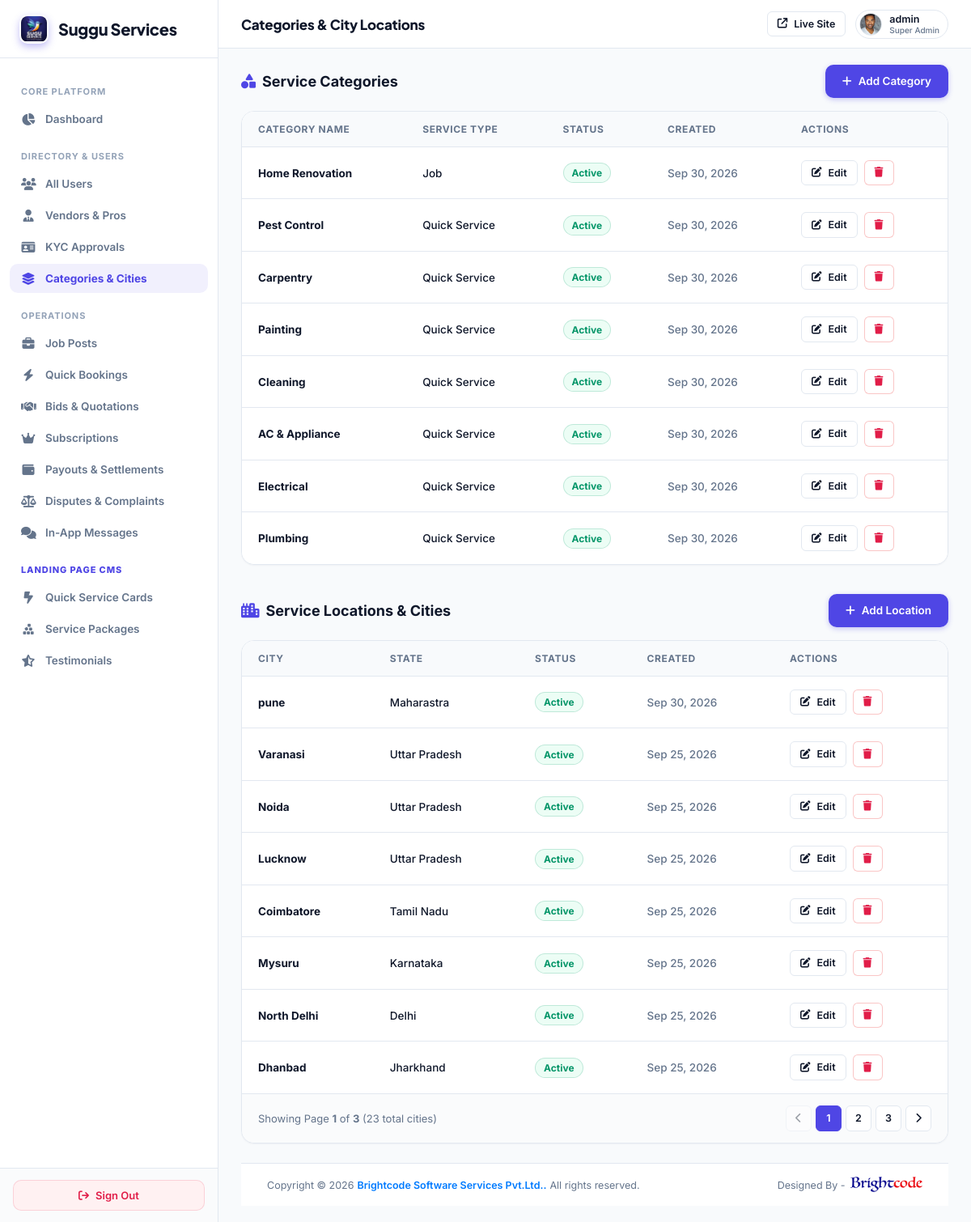
The app's page /super-admin/cms/ (signed in) with its own data.
### myapp/models.py (models this page shows, shortened)
class CustomUser(AbstractUser):
    ROLE_CHOICES = (
        ('ADMIN', 'Admin'),
        ('VENDOR', 'Vendor'),
        ('USER', 'User'),
    )
    role = models.CharField(max_length=20, choices=ROLE_CHOICES, default='USER')
    assigned_state = models.CharField(max_length=100, blank=True, null=True, help_text="Assigned State/Territory for Area Admin")
    assigned_city = models.CharField(max_length=100, blank=True, null=True, help_text="Assigned City (optional) for Area Admin")

class UserProfile(models.Model):
    user = models.OneToOneField(CustomUser, on_delete=models.CASCADE, related_name='user_profile')
    phone_number = models.CharField(max_length=20, blank=True, null=True)
    profile_image = models.ImageField(upload_to='user_profiles/', null=True, blank=True)

class Category(models.Model):
    SERVICE_TYPE_CHOICES = (
        ('job', 'Job'),
        ('quick_service', 'Quick Service'),
        ('both', 'Both'),
    )
    STATUS_CHOICES = (
        ('active', 'Active'),
        ('inactive', 'Inactive'),
    )
    name = models.CharField(max_length=100)
    service_type = models.CharField(max_length=20, choices=SERVICE_TYPE_CHOICES, default='both')
    status = models.CharField(max_length=20, choices=STATUS_CHOICES, default='active')
    created_at = models.DateTimeField(default=timezone.now)

class Location(models.Model):
    STATUS_CHOICES = (
        ('active', 'Active'),
        ('inactive', 'Inactive'),
    )
    state = models.CharField(max_length=100)
    city = models.CharField(max_length=100)
    status = models.CharField(max_length=20, choices=STATUS_CHOICES, default='active')
    created_at = models.DateTimeField(default=timezone.now)
    def __str__(self):
        return f"{self.city}, {self.state}"

### myapp/super_admin_views.py (the view)
# urls.py: path('super-admin/cms/', super_admin_views.super_admin_cms, name='super_admin_cms'),
@sa_required
def super_admin_cms(request):
    cat_queryset = Category.objects.all().order_by('-created_at')
    loc_queryset = Location.objects.all().order_by('-created_at')
    cat_paginator = Paginator(cat_queryset, 8)
    cat_page = request.GET.get('cat_page', 1)
    try:
        categories = cat_paginator.page(cat_page)
    except (EmptyPage, PageNotAnInteger):
        categories = cat_paginator.page(1)
    loc_paginator = Paginator(loc_queryset, 8)
    loc_page = request.GET.get('loc_page', 1)
    try:
        locations = loc_paginator.page(loc_page)
    except (EmptyPage, PageNotAnInteger):
        locations = loc_paginator.page(1)
    return render(request, 'superadmin/cms_manager.html', {
        'categories': categories,
        'locations': locations,
        'cat_page': categories.number,
        'loc_page': locations.number,
        'total_categories': cat_queryset.count(),
        'total_locations': loc_queryset.count(),
    })

### myapp/super_admin_views.py (called while the page is built)
def sa_required(view_func):
    from functools import wraps
    @wraps(view_func)
    def wrapper(request, *args, **kwargs):
        if not request.user.is_authenticated or not request.user.is_superuser:
            return redirect(f'{LOGIN_URL}?next={request.path}')
        return view_func(request, *args, **kwargs)
    return wrapper

### templates/superadmin/cms_manager.html (shortened to what this page needs)
{% extends 'superadmin/base.html' %}
{% block header_title %}Categories &amp; City Locations{% endblock %}
{% block content %}
<div style="margin-bottom: 16px; display: flex; justify-content: space-between; align-items: center; flex-wrap: wrap; gap: 14px;">
  <h3 style="font-size: 18px; font-weight: 700; color: var(--text-main); margin: 0;">
    <i class="fa-solid fa-shapes" style="color: var(--accent); margin-right: 8px;"></i>Service Categories
  </h3>
  <a href="{% url 'super_admin_category_create' %}" class="btn btn-primary">
    <i class="fa-solid fa-plus"></i> Add Category
  </a>
</div>
<div class="card" style="padding: 0; overflow: hidden;">
  <div class="table-container" style="border: none; border-radius: 0; box-shadow: none;">
    <table>
      <thead>
        <tr>
          <th>Category Name</th>
          <th>Service Type</th>
          <th>Status</th>
          <th>Created</th>
          <th>Actions</th>
        </tr>
      </thead>
      <tbody>
        {% for cat in categories %}
        <tr>
          <td><strong>{{ cat.name }}</strong></td>
          <td>{{ cat.get_service_type_display }}</td>
          <td><span class="badge {% if cat.status == 'active' %}active{% else %}inactive{% endif %}">{{ cat.get_status_display }}</span></td>
          <td style="color: var(--text-muted);">{{ cat.created_at|date:"M d, Y" }}</td>
          <td>
            <div style="display: flex; gap: 8px;">
              <a href="{% url 'super_admin_category_edit' cat.id %}" class="btn btn-outline btn-sm">
                <i class="fa-solid fa-pen-to-square"></i> Edit
              </a>
              <a href="{% url 'super_admin_category_delete' cat.id %}" class="btn btn-outline btn-sm" style="border-color: rgba(239,68,68,0.3); color: var(--danger);" onclick="return confirm('Delete category {{ cat.name }}?');">
                <i class="fa-solid fa-trash"></i>
              </a>
            </div>
          </td>
        </tr>
        {% empty %}
        <tr><td colspan="5" style="text-align: center; padding: 40px; color: var(--text-muted);">No categories found.</td></tr>
        {% endfor %}
      </tbody>
    </table>
  </div>
</div>
<div style="margin-bottom: 16px; margin-top: 36px; display: flex; justify-content: space-between; align-items: center; flex-wrap: wrap; gap: 14px;">
  <h3 style="font-size: 18px; font-weight: 700; color: var(--text-main); margin: 0;">
    <i class="fa-solid fa-city" style="color: var(--accent); margin-right: 8px;"></i>Service Locations &amp; Cities
  </h3>
  <a href="{% url 'super_admin_location_create' %}" class="btn btn-primary">
    <i class="fa-solid fa-plus"></i> Add Location
  </a>
</div>
<div class="card" style="padding: 0; overflow: hidden;">
  <div class="table-container" style="border: none; border-radius: 0; box-shadow: none;">
    <table>
      <thead>
        <tr>
          <th>City</th>
          <th>State</th>
          <th>Status</th>
          <th>Created</th>
          <th>Actions</th>
        </tr>
      </thead>
      <tbody>
        {% for loc in locations %}
        <tr>
          <td><strong>{{ loc.city }}</strong></td>
          <td>{{ loc.state }}</td>
          <td><span class="badge {% if loc.status == 'active' %}active{% else %}inactive{% endif %}">{{ loc.get_status_display }}</span></td>
          <td style="color: var(--text-muted);">{{ loc.created_at|date:"M d, Y" }}</td>
          <td>
            <div style="display: flex; gap: 8px;">
              <a href="{% url 'super_admin_location_edit' loc.id %}" class="btn btn-outline btn-sm">
                <i class="fa-solid fa-pen-to-square"></i> Edit
              </a>
              <a href="{% url 'super_admin_location_delete' loc.id %}" class="btn btn-outline btn-sm" style="border-color: rgba(239,68,68,0.3); color: var(--danger);" onclick="return confirm('Delete location {{ loc }}?');">
                <i class="fa-solid fa-trash"></i>
              </a>
            </div>
          </td>
        </tr>
        {% empty %}
        <tr><td colspan="5" style="text-align: center; padding: 40px; color: var(--text-muted);">No locations found.</td></tr>
        {% endfor %}
      </tbody>
    </table>
  </div>
  {% if locations.has_other_pages %}
  <div class="pagination-wrap">
    <div>
      Showing Page <strong>{{ locations.number }}</strong> of <strong>{{ locations.paginator.num_pages }}</strong> ({{ total_locations }} total cities)
    </div>
    <div class="pagination-nav">
      {% if locations.has_previous %}
        <a href="?loc_page={{ locations.previous_page_number }}&cat_page={{ cat_page }}" class="page-link" title="Previous"><i class="fa-solid fa-chevron-left"></i></a>
      {% else %}
        <span class="page-link disabled"><i class="fa-solid fa-chevron-left"></i></span>
      {% endif %}
      {% for p in locations.paginator.page_range %}
        {% if p == locations.number %}
          <span class="page-link active">{{ p }}</span>
        {% elif p > locations.number|add:"-3" and p < locations.number|add:"3" %}
          <a href="?loc_page={{ p }}&cat_page={{ cat_page }}" class="page-link">{{ p }}</a>
        {% endif %}
      {% endfor %}
      {% if locations.has_next %}
        <a href="?loc_page={{ locations.next_page_number }}&cat_page={{ cat_page }}" class="page-link" title="Next"><i class="fa-solid fa-chevron-right"></i></a>
      {% else %}
        <span class="page-link disabled"><i class="fa-solid fa-chevron-right"></i></span>
      {% endif %}
    </div>
  </div>
  {% endif %}
</div>
{% endblock %}

### templates/superadmin/base.html (shortened to what this page needs)
{% load static %}
<!DOCTYPE html>
<html lang="en">
<head>
  <link rel="stylesheet" href="https://cdnjs.cloudflare.com/ajax/libs/font-awesome/6.5.2/css/all.min.css">
</head>
<body>
  <aside class="sidebar">
    <a href="{% url 'super_admin_dashboard' %}" class="sidebar-brand">
      <div class="sidebar-brand-icon" style="background:transparent;padding:0;overflow:hidden;display:flex;align-items:center;justify-content:center;">
        <img src="{% static 'assets/images/logo.png' %}" alt="Suggu Services" style="width:32px;height:32px;border-radius:8px;object-fit:contain;">
      </div>
      <span>Suggu Services</span>
    </a>
    <div class="sidebar-nav">
      <div class="nav-section">Core Platform</div>
      <a href="{% url 'super_admin_dashboard' %}" class="nav-item {% if request.path == '/super-admin/' %}active{% endif %}">
        <i class="fa-solid fa-chart-pie"></i>
        <span>Dashboard</span>
      </a>
      <div class="nav-section">Directory & Users</div>
      <a href="{% url 'super_admin_users' %}" class="nav-item {% if 'users' in request.path and 'landing' not in request.path %}active{% endif %}">
        <i class="fa-solid fa-users"></i>
        <span>All Users</span>
      </a>
      <a href="{% url 'super_admin_vendors' %}" class="nav-item {% if 'vendors' in request.path %}active{% endif %}">
        <i class="fa-solid fa-user-tie"></i>
        <span>Vendors & Pros</span>
      </a>
      <a href="{% url 'super_admin_kyc' %}" class="nav-item {% if 'kyc' in request.path %}active{% endif %}">
        <i class="fa-solid fa-id-card"></i>
        <span>KYC Approvals</span>
      </a>
      <a href="{% url 'super_admin_cms' %}" class="nav-item {% if '/cms/' in request.path and 'landing' not in request.path %}active{% endif %}">
        <i class="fa-solid fa-layer-group"></i>
        <span>Categories &amp; Cities</span>
      </a>
      <div class="nav-section">Operations</div>
      <a href="{% url 'super_admin_jobs' %}" class="nav-item {% if 'jobs' in request.path and 'landing' not in request.path %}active{% endif %}">
        <i class="fa-solid fa-briefcase"></i>
        <span>Job Posts</span>
      </a>
      <a href="{% url 'super_admin_quick_services' %}" class="nav-item {% if '/super-admin/quick-services' in request.path and 'landing' not in request.path %}active{% endif %}">
        <i class="fa-solid fa-bolt"></i>
        <span>Quick Bookings</span>
      </a>
      <a href="{% url 'super_admin_bids' %}" class="nav-item {% if 'bids' in request.path and 'landing' not in request.path %}active{% endif %}">
        <i class="fa-solid fa-handshake"></i>
        <span>Bids & Quotations</span>
      </a>
      <a href="{% url 'super_admin_subscriptions' %}" class="nav-item {% if 'subscriptions' in request.path %}active{% endif %}">
        <i class="fa-solid fa-crown"></i>
        <span>Subscriptions</span>
      </a>
      <a href="{% url 'super_admin_payouts' %}" class="nav-item {% if 'payouts' in request.path %}active{% endif %}">
        <i class="fa-solid fa-wallet"></i>
        <span>Payouts &amp; Settlements</span>
      </a>
      <a href="{% url 'super_admin_disputes' %}" class="nav-item {% if 'disputes' in request.path %}active{% endif %}">
        <i class="fa-solid fa-scale-balanced"></i>
        <span>Disputes &amp; Complaints</span>
      </a>
      <a href="{% url 'super_admin_messages' %}" class="nav-item {% if 'messages' in request.path %}active{% endif %}">
        <i class="fa-solid fa-comments"></i>
        <span>In-App Messages</span>
      </a>
      <div class="nav-section" style="color: var(--accent); font-weight: 800;">Landing Page CMS</div>
      <a href="{% url 'super_admin_landing_quick_services' %}" class="nav-item {% if '/landing/quick-services' in request.path %}active{% endif %}">
        <i class="fa-solid fa-bolt-lightning"></i>
        <span>Quick Service Cards</span>
      </a>
      <a href="{% url 'super_admin_landing_packages' %}" class="nav-item {% if '/landing/packages' in request.path %}active{% endif %}">
        <i class="fa-solid fa-cubes-stacked"></i>
        <span>Service Packages</span>
      </a>
      <a href="{% url 'super_admin_landing_testimonials' %}" class="nav-item {% if '/landing/testimonials' in request.path %}active{% endif %}">
        <i class="fa-solid fa-star-half-stroke"></i>
        <span>Testimonials</span>
      </a>
    </div>
    <div class="sidebar-footer">
      <a href="{% url 'logout' %}" class="btn-logout">
        <i class="fa-solid fa-arrow-right-from-bracket"></i>
        <span>Sign Out</span>
      </a>
    </div>
  </aside>
  <main class="main-area">
    <header class="header">
      <div class="header-title">
        {% block header_title %}Control Center{% endblock %}
      </div>
      <div class="header-actions">
        <a href="/" target="_blank" class="btn btn-outline btn-sm" title="Preview Public Site">
          <i class="fa-solid fa-arrow-up-right-from-square"></i>
          <span>Live Site</span>
        </a>
        <div class="admin-profile" style="display: flex; align-items: center; gap: 9px; padding: 3px 10px 3px 4px; background: #ffffff; border-radius: 20px; border: 1px solid #e2e8f0;">
          {% if request.user.user_profile.profile_image %}
            <img src="{{ request.user.user_profile.profile_image.url }}" alt="{{ request.user.username }}" style="width: 28px; height: 28px; border-radius: 50%; object-fit: cover; border: 1px solid #e2e8f0; flex-shrink: 0;">
          {% else %}
            <div class="avatar" style="width: 28px; height: 28px; font-size: 12px; background: #f1f5f9; color: #475569; border: 1px solid #e2e8f0;">
              {{ request.user.username|slice:":1"|upper }}
            </div>
          {% endif %}
          <div style="font-size: 12.5px; font-weight: 600; color: #0f172a; line-height: 1.2;">
            {{ request.user.username }}
            <span style="display: block; font-size: 10px; color: #64748b; font-weight: 500;">Super Admin</span>
          </div>
        </div>
      </div>
    </header>
    <div class="content-wrapper" style="display:flex; flex-direction:column; min-height:calc(100vh - 64px);">
      <div class="content-container" style="flex:1;">
        {% block content %}{% endblock %}
      </div>
      <footer class="superadmin-footer" style="padding:16px 32px; background:#ffffff; border-top:1px solid #e2e8f0; display:flex; justify-content:space-between; align-items:center; font-size:12.5px; color:#64748b; flex-wrap:wrap; gap:12px; margin-top:auto;">
        <div style="display:flex; align-items:center; gap:4px; flex-wrap:wrap;">
          <span>Copyright &copy; 2026</span>
          <a href="https://crm.brightcodess.com/" target="_blank" rel="noopener noreferrer" style="color:#007bff; text-decoration:none; font-weight:600;">Brightcode Software Services Pvt.Ltd..</a>
          <span>All rights reserved.</span>
        </div>
        <div style="display:flex; align-items:center; gap:6px;">
          <span>Designed By -</span>
          <a href="https://crm.brightcodess.com/" target="_blank" rel="noopener noreferrer" style="display:inline-flex; align-items:center; text-decoration:none;">
            <img src="/static/assets/images/brightcode.png" alt="Brightcode" style="height:20px; vertical-align:middle; display:inline-block;">
          </a>
        </div>
      </footer>
    </div>
  </main>
</body>
</html>

### records on screen
CustomUser: user.user_profile.profile_image (picture), user.username "admin"
Category: name "Home Renovation", service_type "Job", status "Active", created_at "Sep 30, 2026"
Category: name "Pest Control", service_type "Quick Service", status "Active", created_at "Sep 30, 2026"
Category: name "Carpentry", service_type "Quick Service", status "Active", created_at "Sep 30, 2026"
Category: name "Painting", service_type "Quick Service", status "Active", created_at "Sep 30, 2026"
Category: name "Cleaning", service_type "Quick Service", status "Active", created_at "Sep 30, 2026"
Category: name "AC & Appliance", service_type "Quick Service", status "Active", created_at "Sep 30, 2026"
Category: name "Electrical", service_type "Quick Service", status "Active", created_at "Sep 30, 2026"
Category: name "Plumbing", service_type "Quick Service", status "Active", created_at "Sep 30, 2026"
Location: city "pune", state "Maharastra", status "Active", created_at "Sep 30, 2026"
Location: city "Varanasi", state "Uttar Pradesh", status "Active", created_at "Sep 25, 2026"
Location: city "Noida", state "Uttar Pradesh", status "Active", created_at "Sep 25, 2026"
Location: city "Lucknow", state "Uttar Pradesh", status "Active", created_at "Sep 25, 2026"
Location: city "Coimbatore", state "Tamil Nadu", status "Active", created_at "Sep 25, 2026"
Location: city "Mysuru", state "Karnataka", status "Active", created_at "Sep 25, 2026"
Location: city "North Delhi", state "Delhi", status "Active", created_at "Sep 25, 2026"
Location: city "Dhanbad", state "Jharkhand", status "Active", created_at "Sep 25, 2026"

### other values on screen
{{ locations.number }} "1"
{{ locations.paginator.num_pages }} "3"
{{ total_locations }} "23"
{{ p }} "1"
{{ p }} "2" "3"
